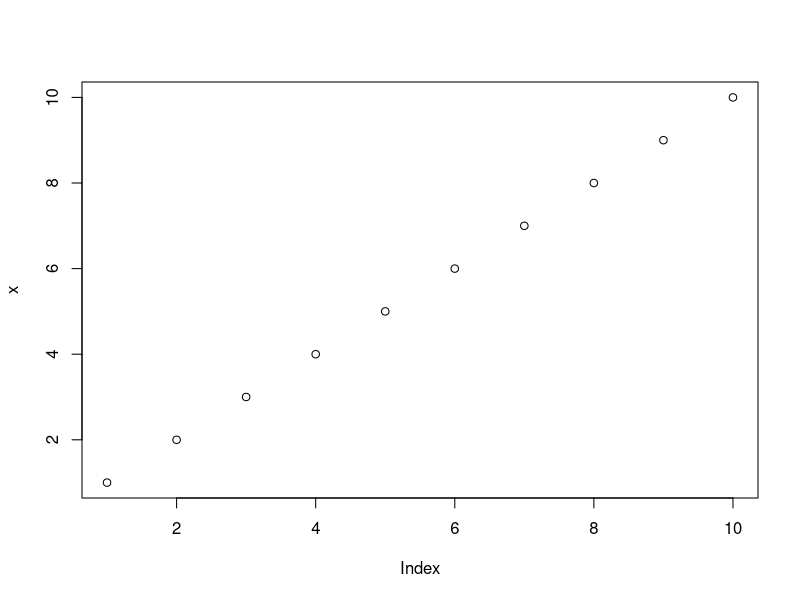

The R source for this figure:
## ---- chunk 1
x <- 1:10
x
## ---- chunk 2
plot(x)
## ---- chunk 3
#knitr::include_graphics('frog.jpg')
